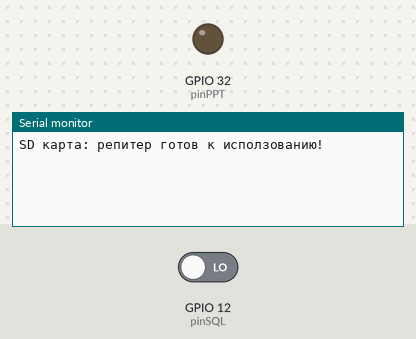
A sketch run on a simulated ESP32. Parts: output pins drawn as LEDs (lit = HIGH), the last lines printed to the serial monitor. The inputs (shaded band) are chosen by the test bench; at power-on: GPIO 12 (pinSQL) LOW. I2S audio is not simulated (input reads silence); storage starts empty.

Above: at 1.2 s.
1.3 s: GPIO 12 (pinSQL) driven HIGH
At 2.0 s:
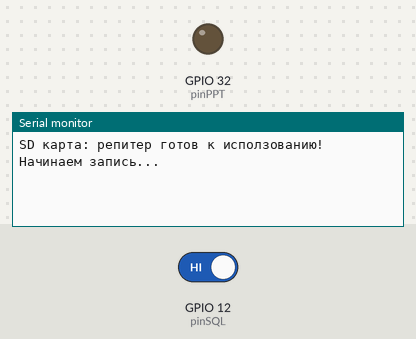
2.8 s: GPIO 12 (pinSQL) driven LOW
At 5.2 s:
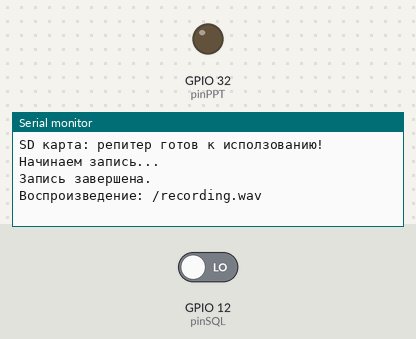

Measured:
- after the input at 1.3 s, the serial monitor: prints a new line at once (image 1)
- after the input at 2.8 s, the serial monitor: prints a new line after 0.99 s (image 2)

The sketch:

repeater_extDAC1.ino
```cpp
#include <Arduino.h>

#include <SD.h>

#include <FS.h>

#include "driver/i2s.h"

// === Константы ===

// === Настройки I2S ===
#define I2S_SAMPLE_RATE 22050 // Частота дискретизации
#define I2S_SAMPLE_BITS 16 // Битность выборки
#define I2S_CHANNEL_NUM 1
#define I2S_BUFFER_LEN 1024 // Размер буфера I2S

// === Пины подключения радиостанции ===
#define pinPPT 32
#define pinSQL 12

// === Пины подключения SD-карты и I2S ===
#define SD_CS_PIN 5
#define I2S_DOUT_PIN 25
#define I2S_BCLK_PIN 27
#define I2S_LRCK_PIN 26

const char * audioFileName = "/recording.wav"; // Имя файла для записи
File audioFile;

bool Rec = false; // Флаг записи

// === Конфигурация встроенного I2S (пин 36, ADC) ===
void setupI2S_Input() {
  i2s_config_t config = {
    .mode = (i2s_mode_t)(I2S_MODE_MASTER | I2S_MODE_RX | I2S_MODE_ADC_BUILT_IN),
    .sample_rate = I2S_SAMPLE_RATE,
    .bits_per_sample = I2S_BITS_PER_SAMPLE_16BIT,
    .channel_format = I2S_CHANNEL_FMT_ONLY_LEFT,
    .communication_format = I2S_COMM_FORMAT_STAND_I2S,
    .intr_alloc_flags = ESP_INTR_FLAG_LEVEL1,
    .dma_buf_count = 8,
    .dma_buf_len = I2S_BUFFER_LEN / 2,
    .use_apll = false,
    .tx_desc_auto_clear = false,
    .fixed_mclk = 0
  };
  i2s_driver_install(I2S_NUM_0, & config, 0, NULL);
  i2s_set_adc_mode(ADC_UNIT_1, ADC1_CHANNEL_0);
  i2s_adc_enable(I2S_NUM_0);
}

// === Конфигурация PCM5102A (DAC) ===
void setupI2S_Output() {
  i2s_config_t config = {
    .mode = (i2s_mode_t)(I2S_MODE_MASTER | I2S_MODE_TX),
    .sample_rate = I2S_SAMPLE_RATE,
    .bits_per_sample = I2S_BITS_PER_SAMPLE_16BIT,
    .channel_format = I2S_CHANNEL_FMT_ONLY_LEFT,
    .communication_format = I2S_COMM_FORMAT_STAND_I2S,
    .intr_alloc_flags = ESP_INTR_FLAG_LEVEL1,
    .dma_buf_count = 8,
    .dma_buf_len = I2S_BUFFER_LEN / 2,
    .use_apll = false,
    .tx_desc_auto_clear = true,
    .fixed_mclk = 0
  };
  i2s_driver_install(I2S_NUM_0, & config, 0, NULL);
  i2s_pin_config_t pin_config = {
    .bck_io_num = I2S_BCLK_PIN,
    .ws_io_num = I2S_LRCK_PIN,
    .data_out_num = I2S_DOUT_PIN,
    .data_in_num = I2S_PIN_NO_CHANGE
  };
  i2s_set_pin(I2S_NUM_0, & pin_config);
}

// === Прописывание wav заголовка ===
void writeWavHeader(File file, uint32_t dataSize) {
  uint32_t sampleRate = I2S_SAMPLE_RATE;
  uint16_t bitsPerSample = I2S_SAMPLE_BITS;
  uint16_t channels = I2S_CHANNEL_NUM;
  uint32_t byteRate = sampleRate * channels * (bitsPerSample / 8);
  uint16_t blockAlign = channels * (bitsPerSample / 8);
  uint32_t chunkSize = 36 + dataSize;

  file.seek(0);
  file.write((const uint8_t * )
    "RIFF", 4);
  file.write((uint8_t * ) & chunkSize, 4);
  file.write((const uint8_t * )
    "WAVE", 4);
  file.write((const uint8_t * )
    "fmt ", 4);

  uint32_t subchunk1Size = 16;
  uint16_t audioFormat = 1;

  file.write((uint8_t * ) & subchunk1Size, 4);
  file.write((uint8_t * ) & audioFormat, 2);
  file.write((uint8_t * ) & channels, 2);
  file.write((uint8_t * ) & sampleRate, 4);
  file.write((uint8_t * ) & byteRate, 4);
  file.write((uint8_t * ) & blockAlign, 2);
  file.write((uint8_t * ) & bitsPerSample, 2);
  file.write((const uint8_t * )
    "data", 4);
  file.write((uint8_t * ) & dataSize, 4);

}

// === Функция записи на карту ===
void recordWav() {
  uint8_t i2sBuffer[I2S_BUFFER_LEN];
  int16_t samples[I2S_BUFFER_LEN / 2];
  size_t bytesRead;
  uint32_t totalBytes = 0;

  float scaleFactor = 16.0f;
  float fc = 70.0f;
  float fs = I2S_SAMPLE_RATE;
  float RC = 1.0f / (2.0f * PI * fc);
  float alpha = RC / (RC + 1.0f / fs);

  int16_t x_prev = 0, y_prev = 0;

  Serial.println("Начинаем запись...");

  unsigned long lastSignalTime = millis(); // Время последнего сигнала
  const unsigned long signalTimeout = 1000; // Таймаут "тишины" в миллисекундах

  while (true) {
    bool signal = digitalRead(pinSQL);
    if (signal) {
      lastSignalTime = millis(); // Обновляем время последнего сигнала
    }

    if (millis() - lastSignalTime > signalTimeout) {
      // Если сигнал не поступает в течение заданного времени (1000 мс), завершаем запись
      break;
    }

    if (i2s_read(I2S_NUM_0, i2sBuffer, I2S_BUFFER_LEN, & bytesRead, portMAX_DELAY) != ESP_OK)
      continue;

    int sampleCount = bytesRead / 2;
    for (int i = 0; i < sampleCount; ++i) {
      uint16_t raw = ((uint16_t) i2sBuffer[i * 2 + 1] << 8) | i2sBuffer[i * 2];
      int16_t centered = (int16_t) raw - 2048;
      int32_t scaled = centered * scaleFactor;
      scaled = constrain(scaled, -32768, 32767);
      int16_t current = scaled;
      int16_t filtered = alpha * (y_prev + current - x_prev);
      x_prev = current;
      y_prev = filtered;
      samples[i] = filtered;
    }

    audioFile.write((uint8_t * ) samples, sampleCount * sizeof(int16_t));
    totalBytes += sampleCount * sizeof(int16_t);
  }

  Serial.println("Запись завершена.");
  writeWavHeader(audioFile, totalBytes);
}

// === Функция воспроизведения ===
void playWav(const char * filePath) {
  File file = SD.open(filePath, FILE_READ);
  if (!file || file.size() <= 44) {
    Serial.println("Ошибка WAV-файла.");
    return;
  }

  uint8_t buffer[I2S_BUFFER_LEN];
  size_t bytesRead, bytesWritten;

  Serial.print("Воспроизведение: ");
  Serial.println(filePath);

  file.seek(44); // Пропускаем заголовок WAV, так как и так знаем параметры записи, он нужен только для упрощения воспроизведения на компьютере
  while (file.available()) {
    bytesRead = file.read(buffer, I2S_BUFFER_LEN);
    i2s_write(I2S_NUM_0, buffer, bytesRead, & bytesWritten, portMAX_DELAY);
  }

  i2s_zero_dma_buffer(I2S_NUM_0);
  file.close();
  Serial.println("Готово.");
}

void setup() {
  Serial.begin(115200);

  pinMode(pinPPT, INPUT);
  pinMode(pinSQL, INPUT);

  Serial.print("SD карта: "); // Инициализация SD-карты
  if (!SD.begin(SD_CS_PIN)) {
    Serial.println("ошибка инициализации... проверьте подключение.");
    while (true);
  }
  Serial.println("репитер готов к исползованию!");

}

void loop() {
  bool SQL = digitalRead(pinSQL);

  //Условие для начала записи
  if (SQL && !Rec) {
    Rec = true;

    if (SD.exists(audioFileName)) SD.remove(audioFileName);
    audioFile = SD.open(audioFileName, FILE_WRITE);
    if (!audioFile) {
      Serial.println("Не удалось открыть файл.");
      return;
    }

    uint8_t header[44] = {
      0
    };
    audioFile.write(header, 44);

    setupI2S_Input();
    recordWav();
    i2s_adc_disable(I2S_NUM_0);
    i2s_driver_uninstall(I2S_NUM_0);
    audioFile.close();

    delay(500);

    pinMode(pinPPT, OUTPUT);
    setupI2S_Output();
    playWav(audioFileName); //Повторяем то, что записали
    playWav("/end2.wav"); //Воспроизводим сигнал окончания передачи
    i2s_driver_uninstall(I2S_NUM_0);

    Rec = false;
    pinMode(pinPPT, INPUT);
  }

}
```
